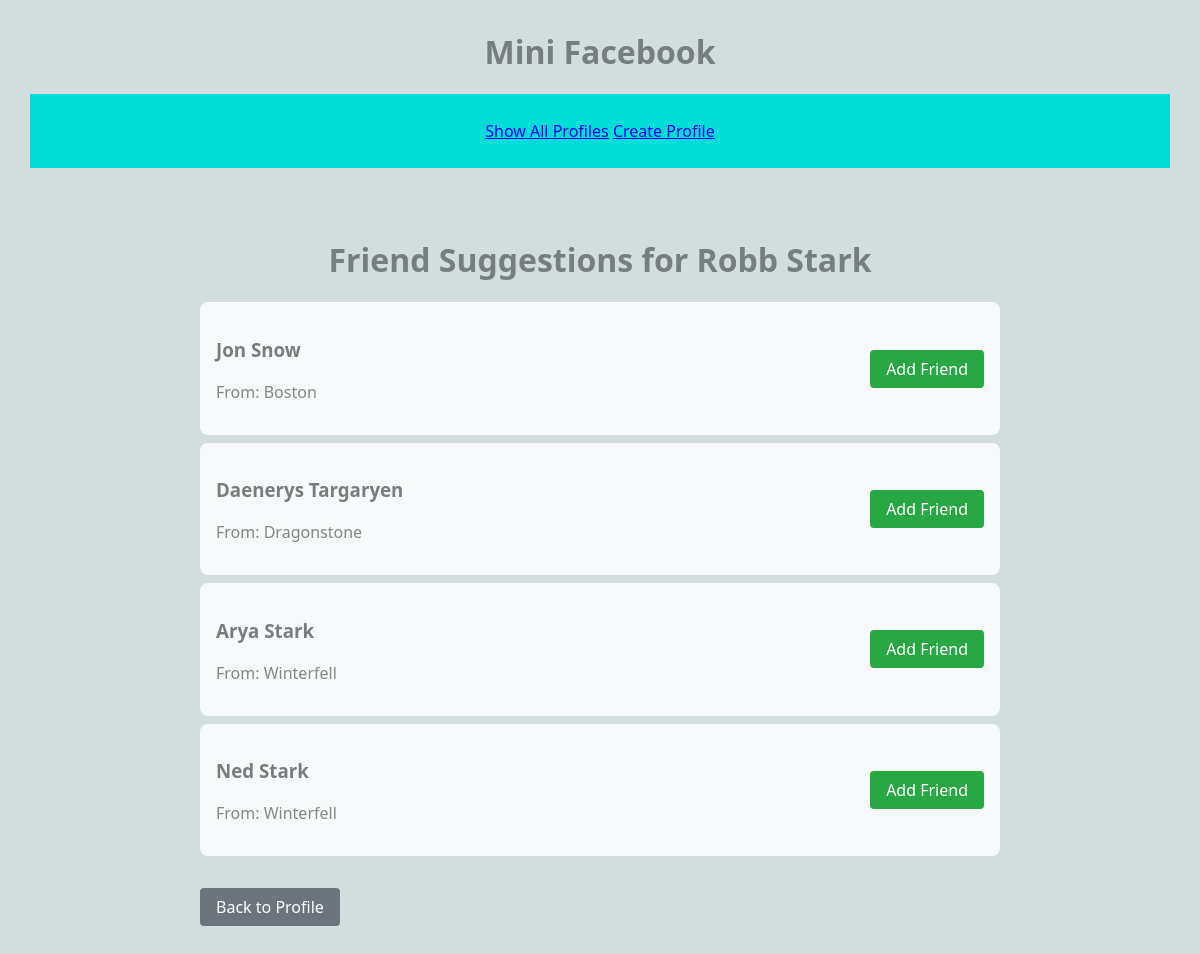
Page /mini_fb/profile/2/friend_suggestions on the committed database.
### mini_fb/models.py (models this page shows, shortened)
class Profile(models.Model):
    first_name = models.TextField(blank=False)
    last_name = models.TextField(blank=False)
    city = models.TextField(blank=False)
    email = models.EmailField(blank=False)
    image_url = models.TextField(blank=True)
    def get_friends(self):
        friends1 = Friend.objects.filter(profile1=self).values_list('profile2', flat=True)
        friends2 = Friend.objects.filter(profile2=self).values_list('profile1', flat=True)
        friend_ids = list(friends1) + list(friends2)
        return Profile.objects.filter(id__in=friend_ids)
    def get_friend_suggestions(self):
        current_friends = self.get_friends().values_list('id', flat=True)
        suggestions = Profile.objects.exclude(
            id__in=list(current_friends) + [self.id]
        )
        return suggestions

### mini_fb/views.py (the view)
# urls.py: path('profile/<int:pk>/friend_suggestions', ShowFriendSuggestionsView.as_view(), name='friend_suggestions'),
class ShowFriendSuggestionsView(DetailView):
    model = Profile
    template_name = 'mini_fb/friend_suggestions.html'
    context_object_name = 'profile'
    def get_context_data(self, **kwargs):
        context = super().get_context_data(**kwargs)
        context['suggestions'] = self.object.get_friend_suggestions()
        return context

### mini_fb/templates/mini_fb/friend_suggestions.html
{% extends "mini_fb/base.html" %}
{% block content %}
<div class="suggestions-container">
    <h1>Friend Suggestions for {{ profile.first_name }} {{ profile.last_name }}</h1>
    {% if suggestions %}
        <div class="suggestions-list">
            {% for suggestion in suggestions %}
                <div class="suggestion-item">
                    <div class="suggestion-info">
                        <h3>{{ suggestion.first_name }} {{ suggestion.last_name }}</h3>
                        <p>From: {{ suggestion.city }}</p>
                    </div>
                    <a href="{% url 'add_friend' profile.pk suggestion.pk %}" class="add-friend-button">
                        Add Friend
                    </a>
                </div>
            {% endfor %}
        </div>
    {% else %}
        <p>No friend suggestions available.</p>
    {% endif %}
    <a href="{% url 'show_profile' profile.pk %}" class="back-button">Back to Profile</a>
</div>
{% endblock %}

### static/styles.css (style rules this page uses)
h1 { text-align: center; color: #c1f7d7; }
h1, h2, h3 { color: #767f7e; }
p { color: #828b82; }
.suggestions-container { max-width: 800px; margin: 2rem auto; padding: 1rem; }
.suggestions-list { margin: 1rem 0; }
.suggestion-item { display: flex; justify-content: space-between; align-items: center; padding: 1rem; margin: 0.5rem 0; background: #f8f9fa; border-radius: 8px; }
.add-friend-button { background: #28a745; color: white; padding: 0.5rem 1rem; border-radius: 4px; text-decoration: none; }
.back-button { display: inline-block; margin-top: 1rem; padding: 0.5rem 1rem; background: #6c757d; color: white; text-decoration: none; border-radius: 4px; }

### rows in the picture
Profile: first_name "Robb", last_name "Stark"
Profile: first_name "Jon", last_name "Snow", city "Boston"
Profile: first_name "Daenerys", last_name "Targaryen", city "Dragonstone"
Profile: first_name "Arya", last_name "Stark", city "Winterfell"
Profile: first_name "Ned", last_name "Stark", city "Winterfell"
